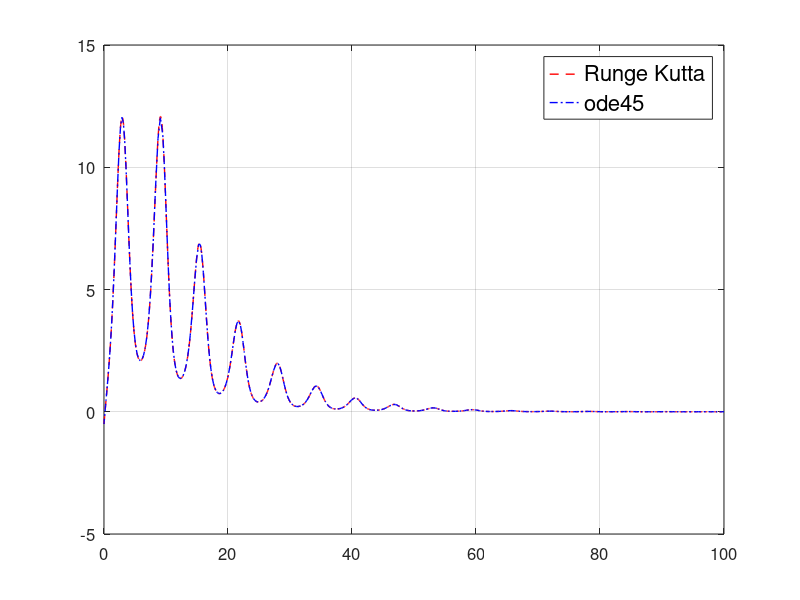

Reproduce this figure in MATLAB.
%% Solving Differential Eqautions using Runge Kutta (RK) numerical method
clc
clear all
close all
clf 

h = 0.05;                                             % step size
x = 0 : h : 100;                                     % Calculates up to y(3)
Y = zeros(1,length(x));
y(1) = -0.5;                                           % initial condition

 F_xy = @(x , y) 3.*exp(-0.1*x)-0.4*y + y*sin(x)        % change the function as you desire
for i = 1 : (length(x)-1)                              % calculation loop
    k_1 = F_xy(x(i),y(i));
    k_2 = F_xy(x(i)+0.5*h,y(i)+0.5*h*k_1);
    k_3 = F_xy((x(i)+0.5*h),(y(i)+0.5*h*k_2));
    k_4 = F_xy((x(i)+h),(y(i)+k_3*h));
    y(i+1) = y(i) + (1/6)*(k_1+2*k_2+2*k_3+k_4)*h;  % main equation
end
% validate using a decent ODE integrator  
tspan = [0,100]; 
y0 = -0.5; % boundary value (or can be initial condition of time)
[tx, yx] = ode45(F_xy, tspan, y0)
figure(1)
plot(x , y , '--r', 'LineWidth', 1) 
hold on
plot(tx , yx ,'-.b', 'LineWidth', 1)
grid on 
set(gca, 'FontSize' , 12)
legend({'Runge Kutta' , 'ode45'}, 'FontSize', 16)
hold off

